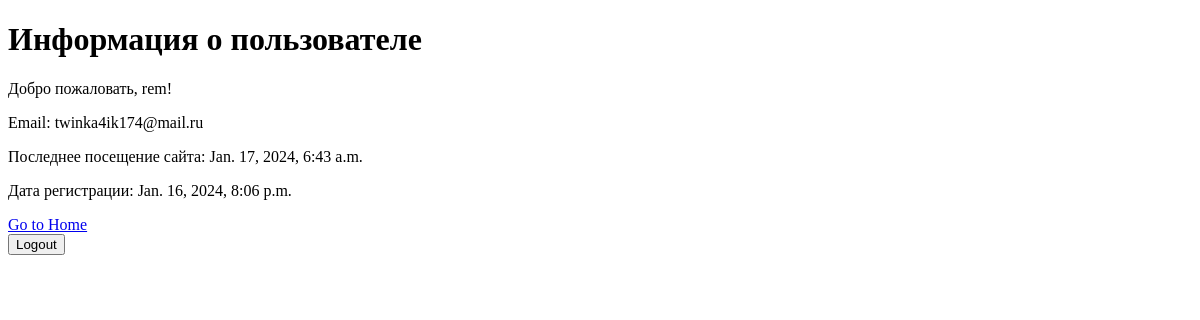
The page /auth/user_profile/ (signed in) on the database as committed earlier.
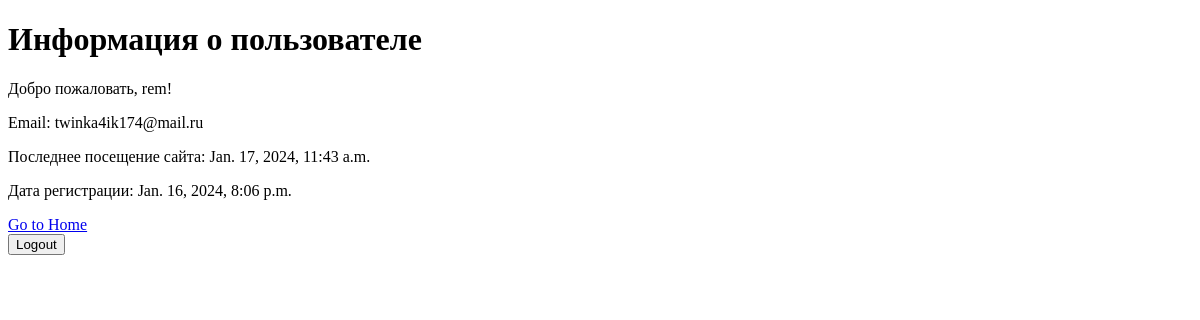
The same page on the database as committed later.
### users/models.py (models this page shows, shortened)
class SiteUser(AbstractUser):
    email = models.EmailField(unique=True, default='')
    password = models.CharField(max_length=128, null=True)
    username = models.CharField(max_length=128, null=True, unique=True)
    last_login = models.DateTimeField(auto_now=True, null=True)
    is_superuser = models.BooleanField(default=False)
    is_staff = models.BooleanField(default=False)
    is_active = models.BooleanField(default=True)
    date_joined = models.DateTimeField(auto_now_add=True)
    USERNAME_FIELD = 'username'  # Укажите поле, используемое в качестве уникального идентификатора
    REQUIRED_FIELDS = ['email']
    @property
    def is_authenticated(self):
        return True
    class Meta:
        verbose_name = 'Пользователь'
        verbose_name_plural = 'Пользователи'
        db_table = 'site_users'

### users/views.py (the view)
# urls.py: path('user_profile/', views.user_profile, name='user_profile'),
@login_required
def user_profile(request):
    return render(request, 'registration/user_profile.html')

### users/templates/registration/user_profile.html (shortened to what this page needs)
<!DOCTYPE html>
<html lang="en">
<head>
</head>
<body>
    <h1>Информация о пользователе</h1>
    <p>Добро пожаловать, {{ user.username }}!</p>
    <p>Email: {{ user.email }}</p>
    <p>Последнее посещение сайта: {{ user.last_login }}</p>
    <p>Дата регистрации: {{ user.date_joined }}</p>
    <a href="{% url 'home' %}">Go to Home</a>
    <form action="{% url 'logout' %}" method="post">
        <button type="submit">Logout</button>
    </form>
</body>
</html>

Rows that differ between the two databases and show on the page:
changed SiteUser "rem": last_login "Jan. 17, 2024, 6:43 a.m." → "Jan. 17, 2024, 11:43 a.m."
